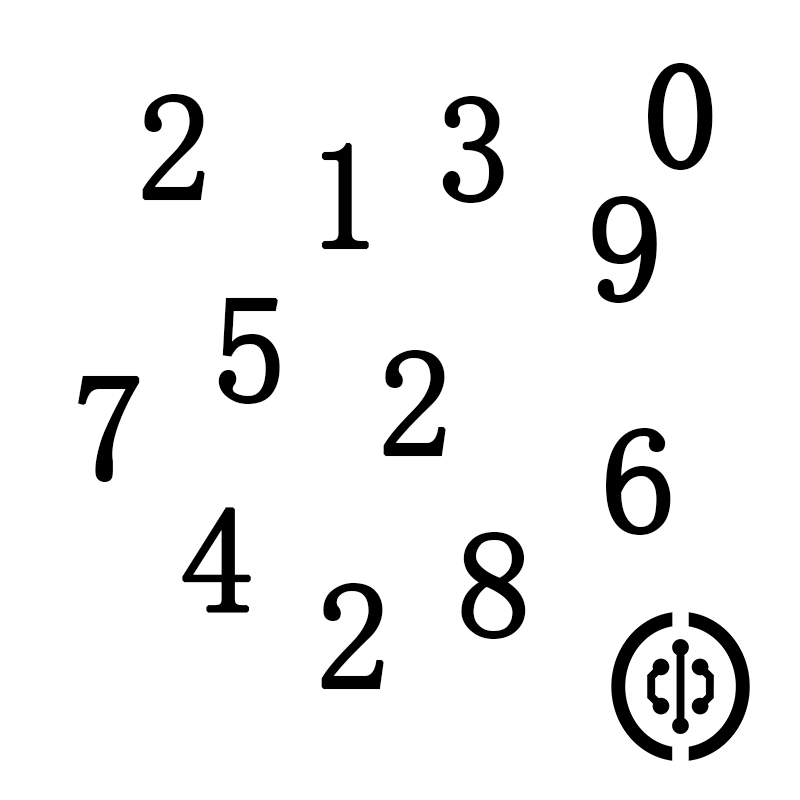
#> input picture examples/02_opencv/05_image_detection/05_template_matching/02_multi/number.jpg, 800 x 800 px
$ python multi_match.py
#> lines starting #> are read from the running program, lines starting #| are printed output that depends on the picture; after the words box and inside, x2 and y2 are one past the last pixel; in counts of white or black regions, pixels touching at a corner belong together
# What it does: Finds every template match above a threshold in an image
# Wiring:       No wiring needed (reads number.jpg and 2.jpg from the current directory)
# Expected output: The number of matches is printed and every match is boxed in red
# Tested on:    WalnutPi 2B / WalnutPi CM2
# Tutorial:     https://wiki.walnutpi.com/en/docs/walnutpi_2/opencv/detection/template_match

import cv2

img = cv2.imread('number.jpg')   # Read the source image
#> img is the input picture: shape (800, 800, 3); min 0, max 255, mean 239.2
temp = cv2.imread('2.jpg')       # Read the template image
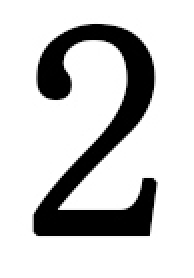
#> input picture examples/02_opencv/05_image_detection/05_template_matching/02_multi/2.jpg, 97 x 139 px (shown 2 times larger)
#> temp is the input picture: shape (139, 97, 3); min 0, max 255, mean 204.1

h, w, c = temp.shape   # Get the template size, height, width and channel count
#> h = 139; w = 97; c = 3

# Match with the normalized correlation method, a larger result means a better match
result = cv2.matchTemplate(img, temp, cv2.TM_CCORR_NORMED)
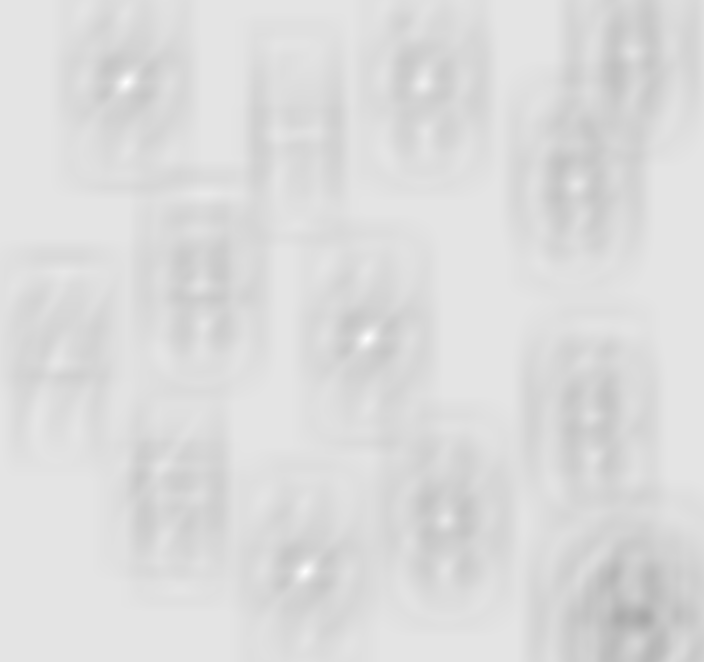
#> result: shape (662, 704) float32; min 0.66, max 1, mean 0.863

print(result)   # Print the result
#> (printed output is left out)

# Evaluate the match result and draw the rectangles
num = 0   # Count the number of matches

for y in range(len(result)):          # Walk through every row
    for x in range(len(result[y])):   # Walk through every column

        # Raise the threshold for a stricter match and fewer results, it must stay below 1
        if result[y][x] > 0.999:

            cv2.rectangle(img, (x, y), (x + w, y + h), (0, 0, 255), 2)   # Draw the rectangle

            num = num + 1
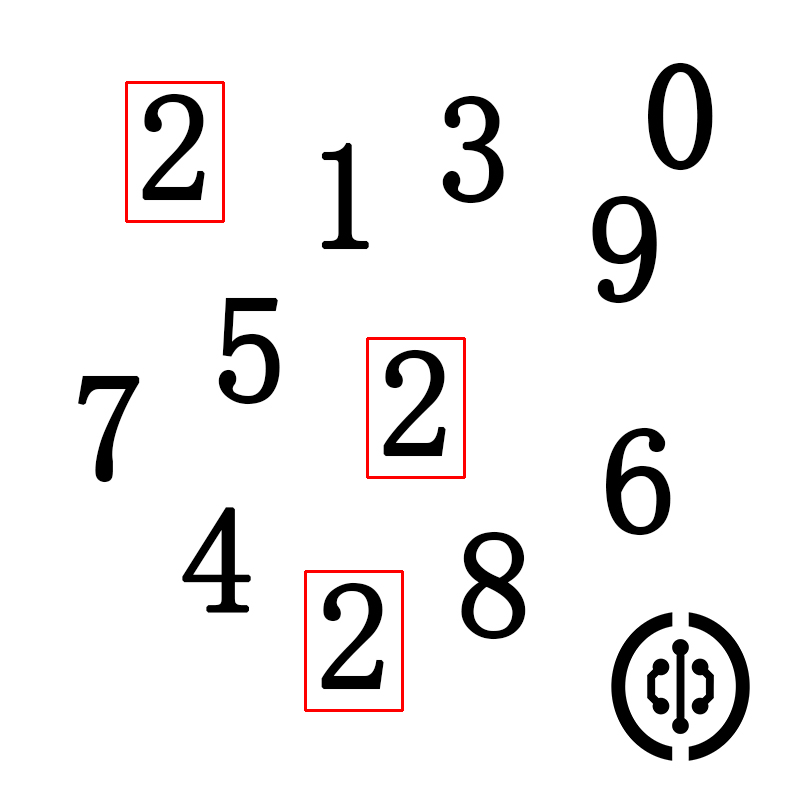
#> img: shape (800, 800, 3); 0.66% of pixels changed, all inside (x1, y1, x2, y2) = (125, 81, 466, 712)
#> after the loop, num = 3

# Print the match count, try 0.9 or 0.999 to see how the count changes
print(num)
#| 3

cv2.imshow('result', img)      # Show the image

cv2.waitKey()                   # Wait for any key press
cv2.destroyAllWindows()         # Close the window
